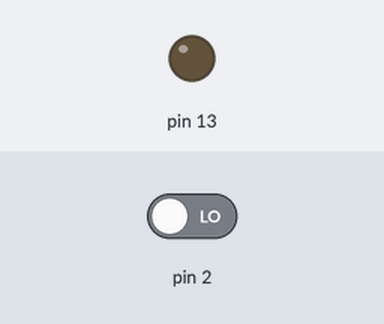
This sketch was run on a simulated Arduino Uno, built with avr-gcc and run on an emulated ATmega328P. Shown: output pins drawn as LEDs (lit = HIGH). The test bench sets the inputs (shaded band); at power-on: pin 2 LOW.

Above: at 1.2 s.
1.3 s: pin 2 driven HIGH
At 2.1 s:
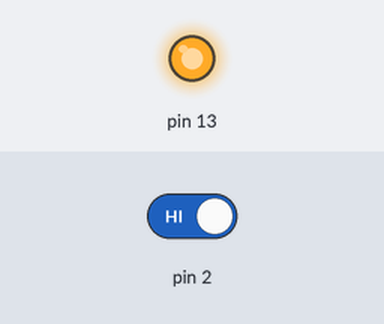
2.8 s: pin 2 driven LOW
At 3.3 s:
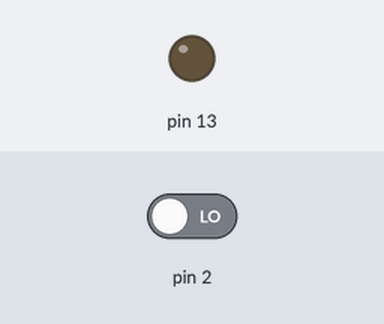
Timing chart, 0 to 5.8 s (numbered marks = the images above; inputs shaded):
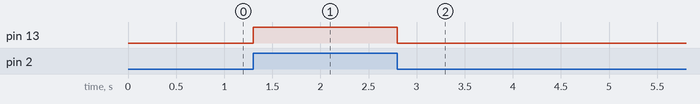

The sketch:

While_Loop_Push_Button_LED.ino
```cpp
void setup()
{
  pinMode(2, INPUT);
  pinMode(13, OUTPUT);

}

void loop()
{
  while (digitalRead(2) == HIGH) {
    digitalWrite(13, HIGH);
  }
    digitalWrite(13, LOW);
  delay(25);
}
```

Measured:
- after the input at 1.3 s, pin 13: LOW → HIGH at once
- after the input at 2.8 s, pin 13: HIGH → LOW at once
